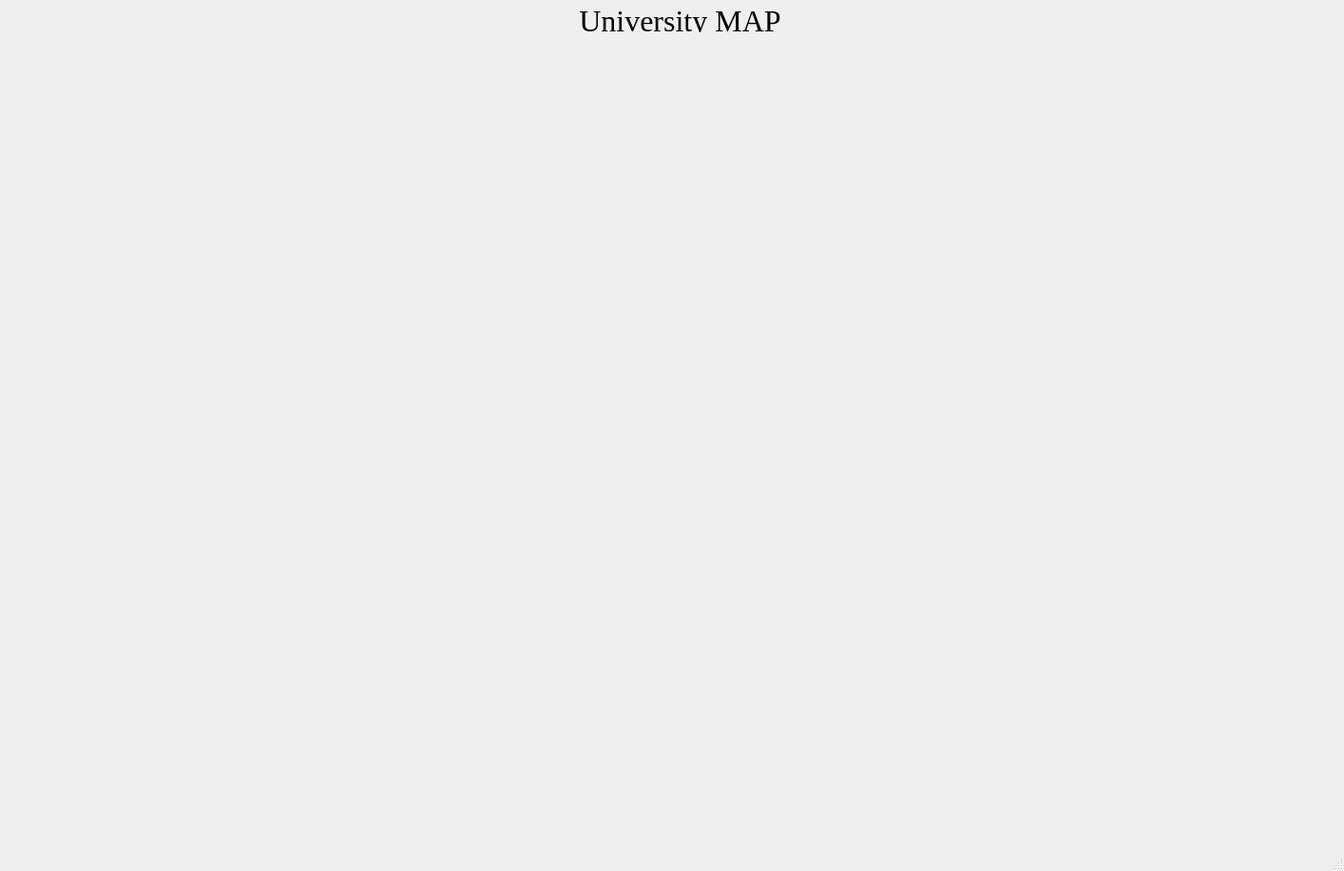
<?xml version="1.0" encoding="UTF-8"?>
<ui version="4.0">
 <class>MainWindow</class>
 <widget class="QMainWindow" name="MainWindow">
  <property name="geometry">
   <rect>
    <x>0</x>
    <y>0</y>
    <width>1414</width>
    <height>916</height>
   </rect>
  </property>
  <property name="windowTitle">
   <string>MainWindow</string>
  </property>
  <property name="iconSize">
   <size>
    <width>45</width>
    <height>45</height>
   </size>
  </property>
  <widget class="QWidget" name="centralwidget">
   <widget class="QLabel" name="label">
    <property name="geometry">
     <rect>
      <x>470</x>
      <y>10</y>
      <width>491</width>
      <height>24</height>
     </rect>
    </property>
    <property name="font">
     <font>
      <family>Georgia</family>
      <pointsize>24</pointsize>
     </font>
    </property>
    <property name="text">
     <string>University MAP</string>
    </property>
    <property name="alignment">
     <set>Qt::AlignCenter</set>
    </property>
   </widget>
   <widget class="QPushButton" name="pb_Stadium">
    <property name="geometry">
     <rect>
      <x>90</x>
      <y>320</y>
      <width>91</width>
      <height>101</height>
     </rect>
    </property>
    <property name="styleSheet">
     <string notr="true">background-color: rgba(0, 0, 0, 0);
    border: none;</string>
    </property>
    <property name="text">
     <string/>
    </property>
   </widget>
   <widget class="QLabel" name="imageLabel">
    <property name="geometry">
     <rect>
      <x>10</x>
      <y>50</y>
      <width>1396</width>
      <height>795</height>
     </rect>
    </property>
    <property name="text">
     <string/>
    </property>
    <property name="pixmap">
     <pixmap resource="res.qrc">:/root/resources/map.png</pixmap>
    </property>
   </widget>
   <widget class="QPushButton" name="pb_PE">
    <property name="geometry">
     <rect>
      <x>250</x>
      <y>400</y>
      <width>91</width>
      <height>101</height>
     </rect>
    </property>
    <property name="styleSheet">
     <string notr="true">background-color: rgba(0, 0, 0, 0);
    border: none;</string>
    </property>
    <property name="text">
     <string/>
    </property>
   </widget>
   <widget class="QPushButton" name="pb_Administraion">
    <property name="geometry">
     <rect>
      <x>470</x>
      <y>290</y>
      <width>91</width>
      <height>101</height>
     </rect>
    </property>
    <property name="styleSheet">
     <string notr="true">background-color: rgba(0, 0, 0, 0);
    border: none;</string>
    </property>
    <property name="text">
     <string/>
    </property>
   </widget>
   <widget class="QPushButton" name="pb_parkZone">
    <property name="geometry">
     <rect>
      <x>530</x>
      <y>470</y>
      <width>91</width>
      <height>101</height>
     </rect>
    </property>
    <property name="styleSheet">
     <string notr="true">background-color: rgba(0, 0, 0, 0);
    border: none;</string>
    </property>
    <property name="text">
     <string/>
    </property>
   </widget>
   <widget class="QPushButton" name="pb_leftWing">
    <property name="geometry">
     <rect>
      <x>760</x>
      <y>490</y>
      <width>91</width>
      <height>101</height>
     </rect>
    </property>
    <property name="styleSheet">
     <string notr="true">background-color: rgba(0, 0, 0, 0);
    border: none;</string>
    </property>
    <property name="text">
     <string/>
    </property>
   </widget>
   <widget class="QPushButton" name="pb_main">
    <property name="geometry">
     <rect>
      <x>820</x>
      <y>290</y>
      <width>91</width>
      <height>101</height>
     </rect>
    </property>
    <property name="styleSheet">
     <string notr="true">background-color: rgba(0, 0, 0, 0);
    border: none;</string>
    </property>
    <property name="text">
     <string/>
    </property>
   </widget>
   <widget class="QPushButton" name="pb_rightWing">
    <property name="geometry">
     <rect>
      <x>1140</x>
      <y>260</y>
      <width>91</width>
      <height>101</height>
     </rect>
    </property>
    <property name="styleSheet">
     <string notr="true">background-color: rgba(0, 0, 0, 0);
    border: none;</string>
    </property>
    <property name="text">
     <string/>
    </property>
   </widget>
   <widget class="QPushButton" name="pb_dorm1">
    <property name="geometry">
     <rect>
      <x>490</x>
      <y>180</y>
      <width>81</width>
      <height>91</height>
     </rect>
    </property>
    <property name="styleSheet">
     <string notr="true">background-color: rgba(0, 0, 0, 0);
    border: none;</string>
    </property>
    <property name="text">
     <string/>
    </property>
   </widget>
   <widget class="QPushButton" name="pb_dorm2">
    <property name="geometry">
     <rect>
      <x>590</x>
      <y>130</y>
      <width>71</width>
      <height>81</height>
     </rect>
    </property>
    <property name="styleSheet">
     <string notr="true">background-color: rgba(0, 0, 0, 0);
    border: none;</string>
    </property>
    <property name="text">
     <string/>
    </property>
   </widget>
   <widget class="QPushButton" name="pb_dorm3">
    <property name="geometry">
     <rect>
      <x>700</x>
      <y>110</y>
      <width>61</width>
      <height>71</height>
     </rect>
    </property>
    <property name="styleSheet">
     <string notr="true">background-color: rgba(0, 0, 0, 0);
    border: none;</string>
    </property>
    <property name="text">
     <string/>
    </property>
   </widget>
   <widget class="QPushButton" name="pb_dorm4">
    <property name="geometry">
     <rect>
      <x>780</x>
      <y>80</y>
      <width>61</width>
      <height>71</height>
     </rect>
    </property>
    <property name="styleSheet">
     <string notr="true">background-color: rgba(0, 0, 0, 0);
    border: none;</string>
    </property>
    <property name="text">
     <string/>
    </property>
   </widget>
   <widget class="QPushButton" name="pushButton">
    <property name="geometry">
     <rect>
      <x>10</x>
      <y>0</y>
      <width>45</width>
      <height>45</height>
     </rect>
    </property>
    <property name="text">
     <string/>
    </property>
    <property name="icon">
     <iconset>
      <normaloff>:/root/backIcon.png</normaloff>:/root/backIcon.png</iconset>
    </property>
    <property name="iconSize">
     <size>
      <width>45</width>
      <height>45</height>
     </size>
    </property>
    <property name="flat">
     <bool>true</bool>
    </property>
   </widget>
   <zorder>imageLabel</zorder>
   <zorder>label</zorder>
   <zorder>pb_Stadium</zorder>
   <zorder>pb_PE</zorder>
   <zorder>pb_Administraion</zorder>
   <zorder>pb_parkZone</zorder>
   <zorder>pb_leftWing</zorder>
   <zorder>pb_main</zorder>
   <zorder>pb_rightWing</zorder>
   <zorder>pb_dorm1</zorder>
   <zorder>pb_dorm2</zorder>
   <zorder>pb_dorm3</zorder>
   <zorder>pb_dorm4</zorder>
   <zorder>pushButton</zorder>
  </widget>
  <widget class="QMenuBar" name="menubar">
   <property name="geometry">
    <rect>
     <x>0</x>
     <y>0</y>
     <width>1414</width>
     <height>21</height>
    </rect>
   </property>
  </widget>
  <widget class="QStatusBar" name="statusbar"/>
 </widget>
 <resources>
  <include location="res.qrc"/>
 </resources>
 <connections/>
</ui>
